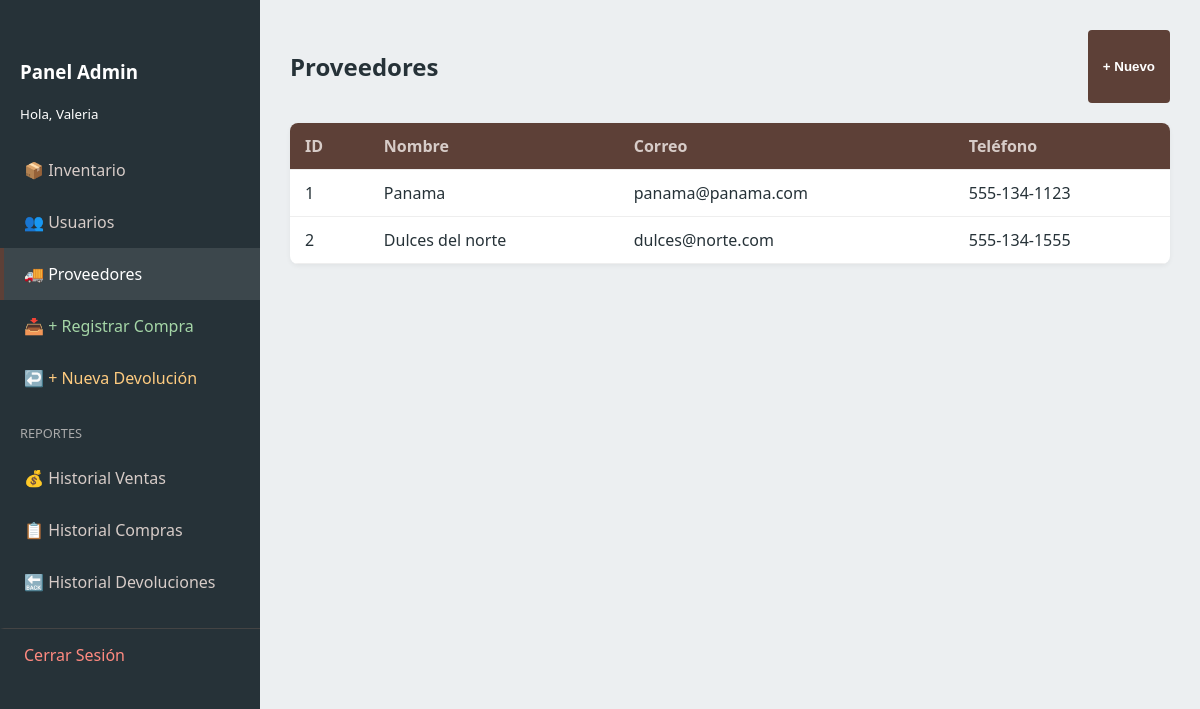
/admin_proveedores.php (signed in), run on the app's committed database.
### tables this page shows
CREATE TABLE `proveedores` (
  `id` int(10) UNSIGNED NOT NULL,
  `nombre` varchar(150) NOT NULL,
  `correo` varchar(120) DEFAULT NULL,
  `telefono` varchar(20) DEFAULT NULL,
  `activo` tinyint(1) NOT NULL DEFAULT 1,
  `creado_en` timestamp NOT NULL DEFAULT current_timestamp()
);

### admin_proveedores.php (the view, shortened to what this page needs)
<?php
require 'db.php';
$provs = $conn->query("SELECT * FROM proveedores WHERE activo = 1");
?>
<!DOCTYPE html>
<html lang="es">
<head>
    <link rel="stylesheet" href="style/styles.css">
</head>
<body>
    <div class="admin-layout">
          <nav class="sidebar">
    <div style="padding: 20px;">
        <h3>Panel Admin</h3>
        <small>Hola, <?php echo htmlspecialchars($_SESSION['user_name']); ?></small>
    </div>
    <div class="menu">
        <a href="admin.php" >📦 Inventario</a>
        <a href="admin_usuarios.php">👥 Usuarios</a>
        <a href="admin_proveedores.php" class="active">🚚 Proveedores</a>
        <a href="admin_compras.php" style="color:#A5D6A7;">📥 + Registrar Compra</a>
        <a href="admin_devoluciones.php" style="color:#FFCC80;">↩️ + Nueva Devolución</a>
        <div style="padding:10px 20px; color:#aaa; font-size:0.8rem; margin-top:10px;">REPORTES</div>
        <a href="admin_reporte_ventas.php">💰 Historial Ventas</a>
        <a href="admin_historial_compras.php">📋 Historial Compras</a>
        <a href="admin_historial_devoluciones.php">🔙 Historial Devoluciones</a>
        <a href="logout.php" style="border-top: 1px solid #444; color: #ff8a80; margin-top:20px;">Cerrar Sesión</a>
    </div>
</nav>
        <main class="admin-content">
            <div style="display:flex; justify-content:space-between; margin-bottom:20px;">
                <h2>Proveedores</h2>
                <button class="btn btn-primary" onclick="document.getElementById('modal').style.display='flex'">+ Nuevo</button>
            </div>
            <table class="admin-table">
                <thead><tr><th>ID</th><th>Nombre</th><th>Correo</th><th>Teléfono</th></tr></thead>
                <tbody>
                    <?php while($r=$provs->fetch_assoc()): ?>
                    <tr>
                        <td><?= $r['id'] ?></td>
                        <td><?= $r['nombre'] ?></td>
                        <td><?= $r['correo'] ?></td>
                        <td><?= $r['telefono'] ?></td>
                    </tr>
                    <?php endwhile; ?>
                </tbody>
            </table>
        </main>
    </div>
</body>
</html>

### PASTELERIA MZ/style/styles.css (style rules this page uses)
:root { --primary: #5D4037; --secondary: #D7CCC8; --accent: #2E7D32; --danger: #C62828; --dark: #263238; --light: #ECEFF1; --white: #ffffff; --sidebar-width: 260px; }
* { box-sizing: border-box; }
body { font-family: 'Segoe UI', sans-serif; background: var(--light); margin: 0; color: var(--dark); }
.btn { border: none; padding: 10px 15px; border-radius: 4px; cursor: pointer; font-weight: bold; color: white; transition: 0.2s; text-decoration: none; display: inline-block; }
.btn-primary { background: var(--primary); }
.admin-layout { display: flex; min-height: 100vh; position: relative; }
.sidebar { width: var(--sidebar-width); background: var(--dark); color: var(--white); display: flex; flex-direction: column; padding: 20px 0; transition: all 0.3s ease; z-index: 1000; }
.sidebar a { color: var(--secondary); text-decoration: none; padding: 15px 20px; display: block; border-left: 4px solid transparent; transition: 0.2s; }
.sidebar a:hover, .sidebar a.active { background: rgba(255,255,255,0.1); border-left-color: var(--primary); color: var(--white); }
.admin-content { flex: 1; padding: 30px; overflow-y: auto; width: 100%; }
.admin-table { width: 100%; border-collapse: collapse; background: var(--white); border-radius: 8px; overflow: hidden; box-shadow: 0 2px 5px rgba(0,0,0,0.05); }
.admin-table th, .admin-table td { padding: 12px 15px; text-align: left; border-bottom: 1px solid #eee; }
.admin-table th { background: var(--primary); color: var(--secondary); font-weight: bold; }

### data on the page
proveedores: id "1", nombre "Panama", correo "panama@panama.com", telefono "555-134-1123"
proveedores: id "2", nombre "Dulces del norte", correo "dulces@norte.com", telefono "555-134-1555"

### other printed values
$_SESSION['user_name'] "Valeria"
